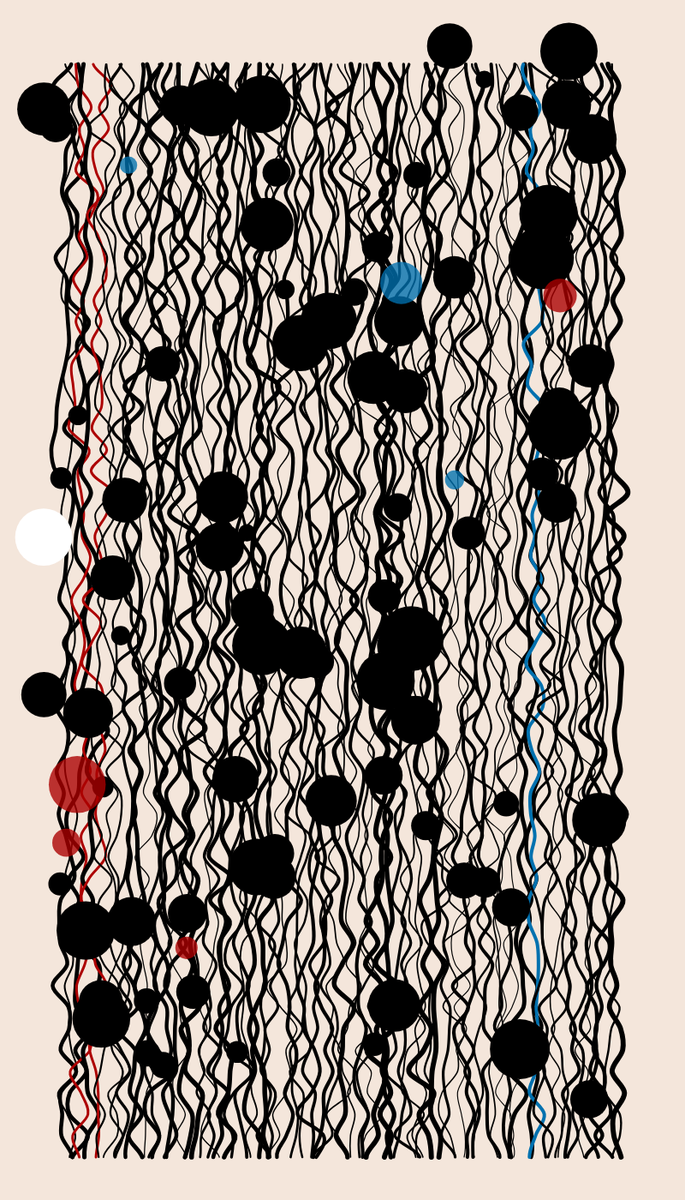
Frame 1 (no input)
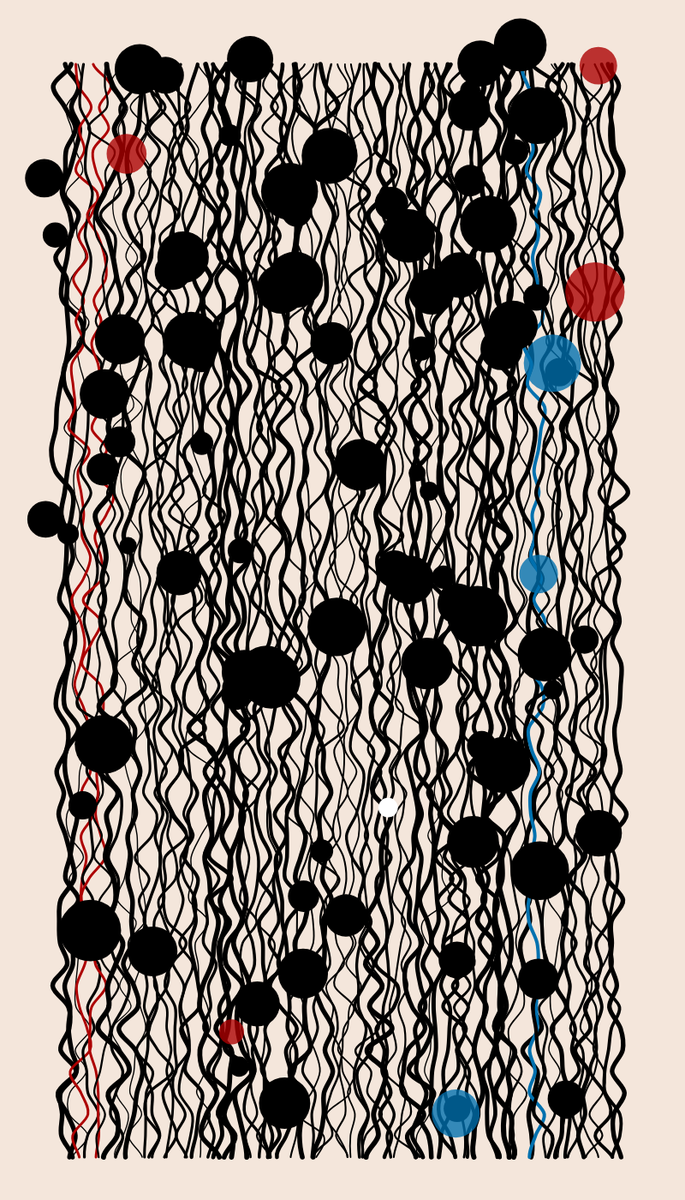
Frame 2 (the mouse pressed at the canvas centre, redrawn once)

The p5.js sketch that drew these frames (run headless with seeded random() and noise() and a simulated clock; the mouse was pressed at the canvas centre and the sketch redrawn once):

// p5.js sketch
// ── sketch.js
function setup() {
  createCanvas(800, 1400);
  xOff = 50
  
}

function draw() {
  background(244, 230, 219);
   
  for(n = xOff; n < width - 2 * xOff; n+=8){
  
  beginShape();

  strokeWeight(random(1,6))
     if(n == 74 || n == 90){
      strokeWeight(3)
      stroke(173, 0, 1)
    }else if (n == 480 || n == 602) {
      strokeWeight(4)
      stroke(0, 113, 175)
    }else{stroke(0)}
  
  noFill();
  for(i=xOff; i < height - xOff/4; i+=25){
    curveVertex(n+noise(n + 0.5*i)*50,i)
}

  endShape();
  }
  push();
   noLoop();
    fill(0)
   for(i = 0; i < 90; i++){
    ellipse(random(xOff, width- 2 * xOff), random(xOff, height - 2 * xOff), random(20,70))
     if(i == 20 || i == 55 || i == 62 || i == 87){
       noStroke();
       fill(173, 0, 1,200)
     } else if (i == 38 || i == 29 || i == 79) {
         noStroke()
        fill(0, 113, 175,200)}
     else if(i == 69){ //why not?
       noStroke();
       fill(255)
     }
     else{fill(0)}
  }
  pop();
}
